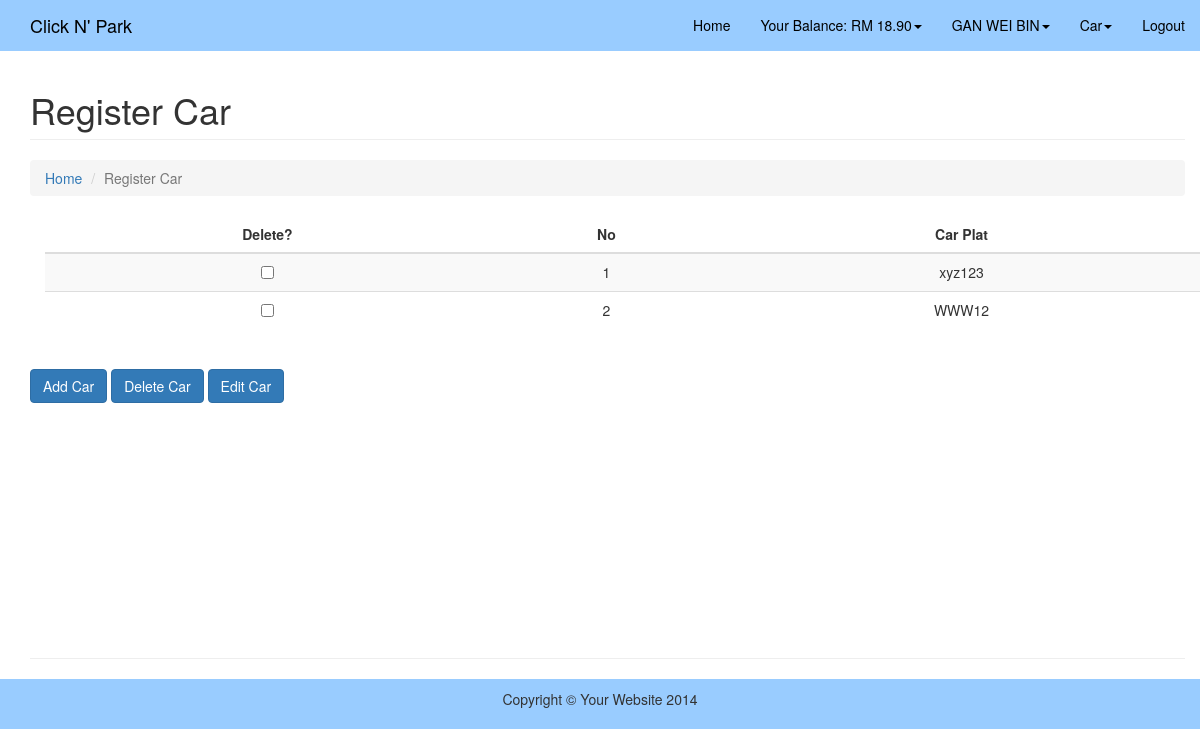
The page /digital_coupon/register_car.php (signed in) on the database its author committed.
### tables this page shows
CREATE TABLE `driver` (
  `Driver_ID` int(10) NOT NULL,
  `Driver_Name` varchar(50) NOT NULL,
  `Driver_IC` varchar(12) NOT NULL,
  `Driver_Address` varchar(50) NOT NULL,
  `Driver_Mobile` varchar(12) NOT NULL,
  `Driver_Email` varchar(50) NOT NULL,
  `Driver_Password` char(100) NOT NULL,
  `Driver_Postcode` varchar(20) NOT NULL,
  `Driver_Balance` float(5,2) NOT NULL,
  `driver_display` varchar(10) NOT NULL DEFAULT 'able',
  `Driver_state` int(11) NOT NULL,
  `Driver_city` int(11) NOT NULL
);

CREATE TABLE `car` (
  `Car_ID` int(11) NOT NULL,
  `Car_plat_No` varchar(10) NOT NULL,
  `Driver_ID` int(11) NOT NULL,
  `car_display` varchar(8) NOT NULL DEFAULT 'able'
);

### digital_coupon/register_car.php (the view, shortened to what this page needs)
<?php
include("connection.php");
$sess_memid = $_SESSION["sess_memid"];
$result = mysqli_query($conn, "SELECT * from Driver where Driver_ID = $sess_memid");
$row = mysqli_fetch_assoc($result);
?>
<!DOCTYPE html>
<html lang="en">
<head>
    <link href="css/bootstrap.min.css" rel="stylesheet">
    <link href="css/modern-business.css" rel="stylesheet">
    <link href="font-awesome/css/font-awesome.min.css" rel="stylesheet" type="text/css">
</head>
<body>
    <nav class="navbar navbar-inverse navbar-fixed-top" role="navigation">
        <div class="container">
            <div class="navbar-header">
                <a class="navbar-brand" href="services.php">Click N' Park</a>
            </div>
            <div class="collapse navbar-collapse" id="bs-example-navbar-collapse-1">
                <ul class="nav navbar-nav navbar-right">
                    <li>
                        <a href="services.php">Home</a>
                    </li>
                    <li class="dropdown">
                        <a href="#" class="dropdown-toggle" data-toggle="dropdown">Your Balance: RM <?php echo $row["Driver_Balance"] ?><b class="caret"></b></a>
                    </li>
                    <li class="dropdown">
                        <a href="#" class="dropdown-toggle" data-toggle="dropdown"><?php echo $row["Driver_Name"] ?><b class="caret"></b></a>
                    </li>
                    <li class="dropdown">
                        <a href="#" class="dropdown-toggle" data-toggle="dropdown">Car<b class="caret"></b></a>
                    </li>
                    <li>
                        <a href="index.php">Logout</a>
                    </li>
            </div>
        </div>
    </nav>
    <div class="container">
        <div class="row">
            <div class="col-lg-12">
                <h1 class="page-header">Register Car</h1>
                <ol class="breadcrumb">
					<li><a href="services.php">Home</a>
                    </li>
                    <li class="active">Register Car</li>
                </ol>
            </div>
        </div>
        <div class="row" style="margin-bottom:235px;">
            <div class="col-md-8">
                <form name="carfrm" id="carform" method="post">
						<div class="container">
				            <table class="table table-striped" id="car_table">
                            <thead>
				                <tr>
                                  <th>Delete?</th>
				                  <th>No</th>
				                  <th>Car Plat</th>
				                </tr>
                                </thead>
                                <tbody>
				                <?php
									$result_car=mysqli_query($conn, "SELECT * FROM car where Driver_ID =  $sess_memid AND car_display = 'able'");
									$i = 1;
				                	while($show_car = mysqli_fetch_assoc($result_car) )
				                	{
				                	?>
                                    <tr>
                						<td><input type="checkbox" name="deletebox[]" id="deletebox" value="<?php echo $show_car["Car_ID"] ?>"/></td>
				                        <td><?php echo $i++ ?></td>
				                        <td><?php echo $show_car["Car_plat_No"]; ?></td>
                                    </tr>
				                	<?php
				                	}
				                	?>
                                    </tbody>
				            </table>
                            <br />
				            </div>
                            <input type="button" class="btn btn-primary" id="add" value="Add Car"/>
                            <input type="button" class="btn btn-primary" id="delete" value="Delete Car"/>
                            <input type="button" class="btn btn-primary" id="edit" value="Edit Car"/>
                </form>
                <form name="editfrm" id="editform">
                    <br />
                </form>
            </div>
        </div>
        <hr>
        <footer>
            <div class="row">
                <div class="col-lg-12">
                    <p>Copyright &copy; Your Website 2014</p>
                </div>
            </div>
        </footer>
    </div>
</body>
</html>

### digital_coupon/css/modern-business.css (style rules this page uses)
html, body { height: 100%; }
body { padding-top: 50px; }
footer { position: absolute; right: 0; left: 0; padding: 1rem; background-color: #99ccff; text-align: center; }

### digital_coupon/register_car.php (style rules this page uses)
table tr th,td { text-align:center; }

### rows shown on the page
driver: Driver_Balance "18.90", Driver_Name "GAN WEI BIN"
car: Car_plat_No "xyz123"
car: Car_plat_No "WWW12"
